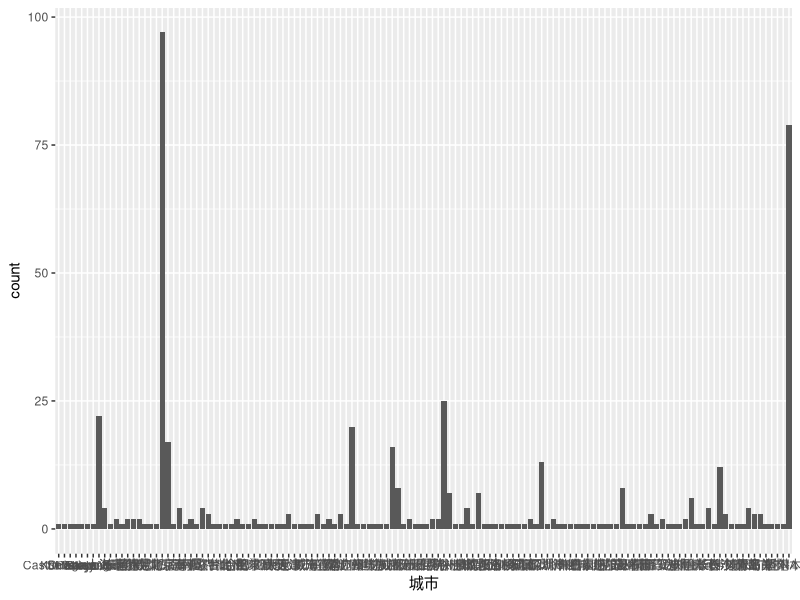
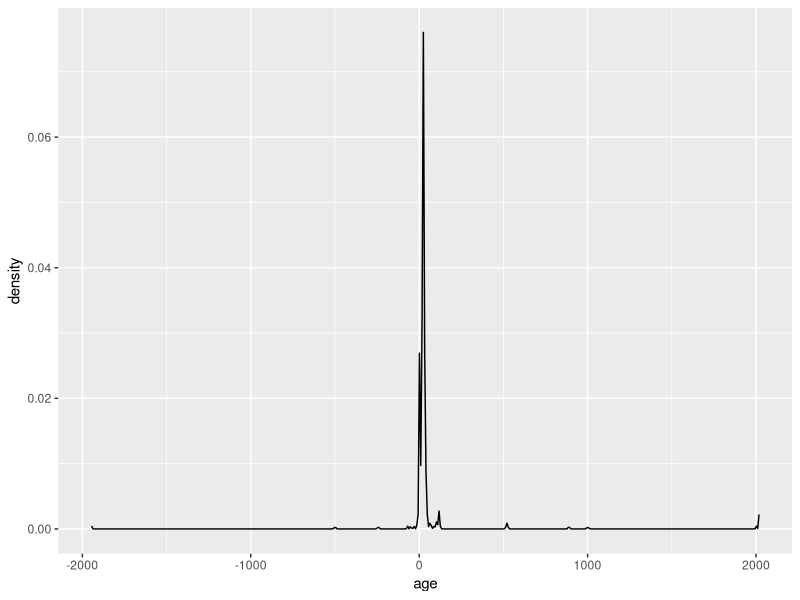

Reproduce these figures in R, in order.
## ---- chunk 1
library(tidyverse)
douyin <- read_csv(file="../data/douyin.csv")    #读取csv;按tab；../往上走一层文件夹;readr更聪明；不用点用下划线
## ---- chunk 2
head(douyin)

library(dplyr)
glimpse(douyin) #将变量竖着进行排布，更清晰地看到有哪些变量
## ---- chunk 3
summary(douyin)

as.factor(douyin$城市) #离散型变量；提取因子;将城市提取成一个因子型的变量???；level&排序???
summary(as.factor(douyin$城市)) #嵌套写法，精简写法，但不利于思考

#管道操作：把数据当成管道的水一层一层流，处理的结果层层传递；避免一环套一环漏了外括号；属于tidyverse包中，需要library tidyverse才能使用
douyin$城市 %>%  #通过%>%把数据传递给下一行(水流到了下一行)
  as.factor() %>%  
  summary()

library(ggplot2)

#首先要把数据层层层拆解;ggplot所有数据都需要是数据框数据;ggplot还带有统计功能，可以帮助进行统计运算
ggplot(douyin) + geom_bar(aes(x = 城市, ))
## ---- chunk 4
library(tidyr)
tidyr::separate(douyin, 生日, c("year", "month", "day"), sep="-") 
#调试，追踪变量(object 'year' not found 找不到变量是因为上面的操作没有赋值;一种方法是去赋值，另一种写成管道就好了)
tidyr::separate(douyin, 生日, c("year", "month", "day"), sep="-") -> a

class(a$year) #检查是什么类型的数据；如果是字符串会报错，要转换成数值型的变量
a$year <- as.numeric(a$year)
class(a$year)

mutate(a, age = 2019- year) %>%
  ggplot()+ geom_density(aes(x = age))

